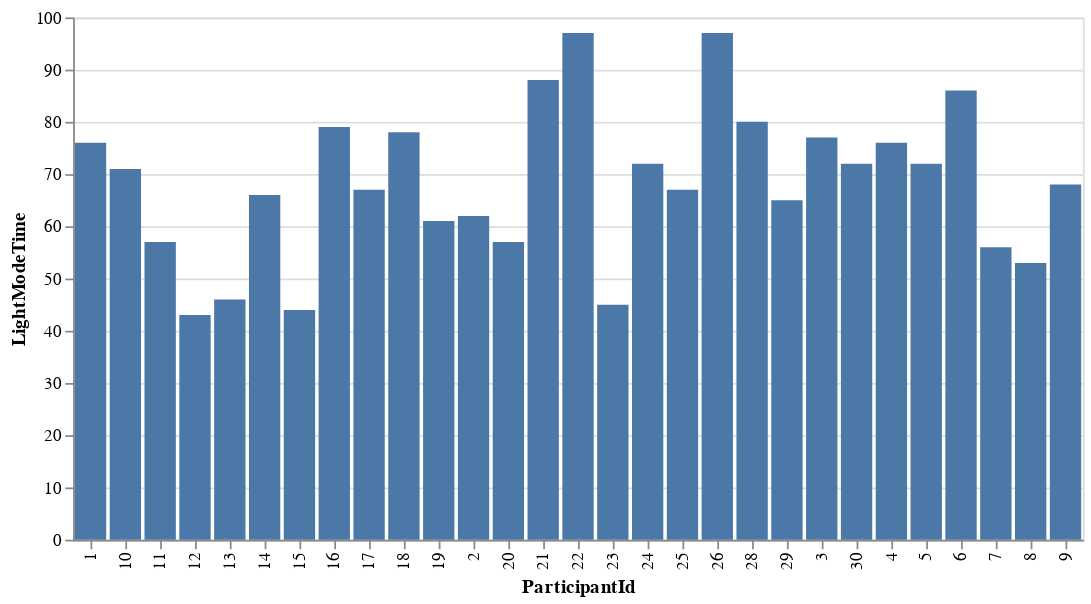

Write notebook code for a chart like this one.
### Markdown cell above
# Data Visualization

### Code cell
alt.Chart(data).mark_bar().encode(
    x='ParticipantId',
    y='LightModeTime'
)

### Figure 1 — Vega-Lite specification as saved in the notebook (floating-point values rounded to 4 significant figures)
{"config": {"view": {"continuousWidth": 400, "continuousHeight": 300}}, "data": {"name": "data-557ebe95bf2c251ed8896bae9a86386d"}, "mark": "bar", "encoding": {"x": {"field": "ParticipantId", "type": "nominal"}, "y": {"field": "LightModeTime", "type": "quantitative"}}, "$schema": "https://vega.github.io/schema/vega-lite/v4.17.0.json", "datasets": {"data-557ebe95bf2c251ed8896bae9a86386d": [{"ParticipantId": "1", "Experimenter": "Team", "Informed Consent": "Yes", "LightModeTime": 76, "LightModeAccuracy": 0.96, "DarkModeTime": 75, "DarkModeAccuracy": 0.97, "Comfortability_1": "Somewhat agree", "Comfortability_2": "Somewhat disagree", "Comfortability_3": "Agree", "Comfortability_4": "Agree", "Comfortability_5": "Somewhat disagree", "OverallDarkComfortScore": 7, "OverallLightComfortScore": 13, "time_diff": -1, "accuracy_diff": 0.01, "comfort_diff": -6}, {"ParticipantId": "2", "Experimenter": "Team", "Informed Consent": "Yes", "LightModeTime": 62, "LightModeAccuracy": 0.97, "DarkModeTime": 60, "DarkModeAccuracy": 0.96, "Comfortability_1": "Agree", "Comfortability_2": "Agree", "Comfortability_3": "Agree", "Comfortability_4": "Agree", "Comfortability_5": "Agree", "OverallDarkComfortScore": 14, "OverallLightComfortScore": 10, "time_diff": -2, "accuracy_diff": -0.01, "comfort_diff": 4}, {"ParticipantId": "3", "Experimenter": "Team", "Informed Consent": "Yes", "LightModeTime": 77, "LightModeAccuracy": 0.96, "DarkModeTime": 72, "DarkModeAccuracy": 0.97, "Comfortability_1": "Strongly agree", "Comfortability_2": "Strongly agree", "Comfortability_3": "Strongly agree", "Comfortability_4": "Strongly agree", "Comfortability_5": "Agree", "OverallDarkComfortScore": 16, "OverallLightComfortScore": 12, "time_diff": -5, "accuracy_diff": 0.01, "comfort_diff": 4}, {"ParticipantId": "4", "Experimenter": "Team", "Informed Consent": "Yes", "LightModeTime": 76, "LightModeAccuracy": 0.97, "DarkModeTime": 98, "DarkModeAccuracy": 0.92, "Comfortability_1": "Somewhat disagree", "Comfortability_2": "Somewhat agree", "Comfortability_3": "Agree", "Comfortability_4": "Neither agree nor disagree", "Comfortability_5": "Somewhat agree", "OverallDarkComfortScore": 9, "OverallLightComfortScore": 9, "time_diff": 22, "accuracy_diff": -0.05, "comfort_diff": 0}, {"ParticipantId": "5", "Experimenter": "Team", "Informed Consent": "Yes", "LightModeTime": 72, "LightModeAccuracy": 0.96, "DarkModeTime": 77, "DarkModeAccuracy": 0.96, "Comfortability_1": "Strongly agree", "Comfortability_2": "Strongly agree", "Comfortability_3": "Agree", "Comfortability_4": "Agree", "Comfortability_5": "Agree", "OverallDarkComfortScore": 16, "OverallLightComfortScore": 10, "time_diff": 5, "accuracy_diff": 0.0, "comfort_diff": 6}, {"ParticipantId": "6", "Experimenter": "Team", "Informed Consent": "Yes", "LightModeTime": 86, "LightModeAccuracy": 0.96, "DarkModeTime": 88, "DarkModeAccuracy": 0.96, "Comfortability_1": "Strongly agree", "Comfortability_2": "Somewhat agree", "Comfortability_3": "Strongly agree", "Comfortability_4": "Strongly agree", "Comfortability_5": "Neither agree nor disagree", "OverallDarkComfortScore": 12, "OverallLightComfortScore": 14, "time_diff": 2, "accuracy_diff": 0.0, "comfort_diff": -2}, {"ParticipantId": "7", "Experimenter": "Team", "Informed Consent": "Yes", "LightModeTime": 56, "LightModeAccuracy": 0.97, "DarkModeTime": 54, "DarkModeAccuracy": 0.96, "Comfortability_1": "Somewhat disagree", "Comfortability_2": "Somewhat disagree", "Comfortability_3": "Strongly agree", "Comfortability_4": "Strongly agree", "Comfortability_5": "Somewhat disagree", "OverallDarkComfortScore": 5, "OverallLightComfortScore": 15, "time_diff": -2, "accuracy_diff": -0.01, "comfort_diff": -10}, {"ParticipantId": "8", "Experimenter": "Team", "Informed Consent": "Yes", "LightModeTime": 53, "LightModeAccuracy": 0.95, "DarkModeTime": 53, "DarkModeAccuracy": 0.94, "Comfortability_1": "Strongly agree", "Comfortability_2": "Agree", "Comfortability_3": "Strongly agree", "Comfortability_4": "Strongly agree", "Comfortability_5": "Disagree", "OverallDarkComfortScore": 11, "OverallLightComfortScore": 16, "time_diff": 0, "accuracy_diff": -0.01, "comfort_diff": -5}, {"ParticipantId": "9", "Experimenter": "Team", "Informed Consent": "Yes", "LightModeTime": 68, "LightModeAccuracy": 0.96, "DarkModeTime": 79, "DarkModeAccuracy": 0.97, "Comfortability_1": "Neither agree nor disagree", "Comfortability_2": "Disagree", "Comfortability_3": "Somewhat disagree", "Comfortability_4": "Strongly agree", "Comfortability_5": "Somewhat agree", "OverallDarkComfortScore": 7, "OverallLightComfortScore": 9, "time_diff": 11, "accuracy_diff": 0.01, "comfort_diff": -2}, {"ParticipantId": "10", "Experimenter": "Team", "Informed Consent": "Yes", "LightModeTime": 71, "LightModeAccuracy": 0.96, "DarkModeTime": 73, "DarkModeAccuracy": 0.95, "Comfortability_1": "Strongly agree", "Comfortability_2": "Strongly agree", "Comfortability_3": "Somewhat agree", "Comfortability_4": "Somewhat agree", "Comfortability_5": "Strongly agree", "OverallDarkComfortScore": 17, "OverallLightComfortScore": 7, "time_diff": 2, "accuracy_diff": -0.01, "comfort_diff": 10}, {"ParticipantId": "11", "Experimenter": "Team", "Informed Consent": "Yes", "LightModeTime": 57, "LightModeAccuracy": 0.94, "DarkModeTime": 74, "DarkModeAccuracy": 0.9, "Comfortability_1": "Strongly agree", "Comfortability_2": "Strongly agree", "Comfortability_3": "Strongly agree", "Comfortability_4": "Strongly agree", "Comfortability_5": "Somewhat agree", "OverallDarkComfortScore": 15, "OverallLightComfortScore": 13, "time_diff": 17, "accuracy_diff": -0.04, "comfort_diff": 2}, {"ParticipantId": "12", "Experimenter": "Team", "Informed Consent": "Yes", "LightModeTime": 43, "LightModeAccuracy": 0.97, "DarkModeTime": 46, "DarkModeAccuracy": 0.94, "Comfortability_1": "Agree", "Comfortability_2": "Somewhat agree", "Comfortability_3": "Somewhat agree", "Comfortability_4": "Somewhat agree", "Comfortability_5": "Neither agree nor disagree", "OverallDarkComfortScore": 11, "OverallLightComfortScore": 10, "time_diff": 3, "accuracy_diff": -0.03, "comfort_diff": 1}, {"ParticipantId": "13", "Experimenter": "Team", "Informed Consent": "Yes", "LightModeTime": 46, "LightModeAccuracy": 0.93, "DarkModeTime": 41, "DarkModeAccuracy": 0.94, "Comfortability_1": "Strongly agree", "Comfortability_2": "Strongly agree", "Comfortability_3": "Agree", "Comfortability_4": "Agree", "Comfortability_5": "Strongly agree", "OverallDarkComfortScore": 17, "OverallLightComfortScore": 9, "time_diff": -5, "accuracy_diff": 0.01, "comfort_diff": 8}, {"ParticipantId": "14", "Experimenter": "Team", "Informed Consent": "Yes", "LightModeTime": 66, "LightModeAccuracy": 0.88, "DarkModeTime": 67, "DarkModeAccuracy": 0.9, "Comfortability_1": "Agree", "Comfortability_2": "Agree", "Comfortability_3": "Disagree", "Comfortability_4": "Agree", "Comfortability_5": "Somewhat agree", "OverallDarkComfortScore": 13, "OverallLightComfortScore": 7, "time_diff": 1, "accuracy_diff": 0.02, "comfort_diff": 6}, {"ParticipantId": "15", "Experimenter": "Team", "Informed Consent": "Yes", "LightModeTime": 44, "LightModeAccuracy": 0.89, "DarkModeTime": 56, "DarkModeAccuracy": 0.85, "Comfortability_1": "Somewhat agree", "Comfortability_2": "Agree", "Comfortability_3": "Agree", "Comfortability_4": "Agree", "Comfortability_5": "Neither agree nor disagree", "OverallDarkComfortScore": 11, "OverallLightComfortScore": 12, "time_diff": 12, "accuracy_diff": -0.04, "comfort_diff": -1}, {"ParticipantId": "16", "Experimenter": "Oliver", "Informed Consent": "Yes", "LightModeTime": 79, "LightModeAccuracy": 0.94, "DarkModeTime": 72, "DarkModeAccuracy": 0.95, "Comfortability_1": "Somewhat disagree", "Comfortability_2": "Neither agree nor disagree", "Comfortability_3": "Agree", "Comfortability_4": "Agree", "Comfortability_5": "Somewhat disagree", "OverallDarkComfortScore": 6, "OverallLightComfortScore": 13, "time_diff": -7, "accuracy_diff": 0.01, "comfort_diff": -7}, {"ParticipantId": "17", "Experimenter": "Lawrence", "Informed Consent": "Yes", "LightModeTime": 67, "LightModeAccuracy": 0.97, "DarkModeTime": 71, "DarkModeAccuracy": 0.93, "Comfortability_1": "Somewhat agree", "Comfortability_2": "Disagree", "Comfortability_3": "Agree", "Comfortability_4": "Agree", "Comfortability_5": "Disagree", "OverallDarkComfortScore": 5, "OverallLightComfortScore": 14, "time_diff": 4, "accuracy_diff": -0.04, "comfort_diff": -9}, {"ParticipantId": "18", "Experimenter": "Oliver", "Informed Consent": "Yes", "LightModeTime": 78, "LightModeAccuracy": 0.92, "DarkModeTime": 80, "DarkModeAccuracy": 0.93, "Comfortability_1": "Strongly agree", "Comfortability_2": "Agree", "Comfortability_3": "Neither agree nor disagree", "Comfortability_4": "Somewhat agree", "Comfortability_5": "Strongly agree", "OverallDarkComfortScore": 16, "OverallLightComfortScore": 6, "time_diff": 2, "accuracy_diff": 0.01, "comfort_diff": 10}, {"ParticipantId": "19", "Experimenter": "Oliver", "Informed Consent": "Yes", "LightModeTime": 61, "LightModeAccuracy": 0.95, "DarkModeTime": 55, "DarkModeAccuracy": 0.96, "Comfortability_1": "Agree", "Comfortability_2": "Agree", "Comfortability_3": "Agree", "Comfortability_4": "Agree", "Comfortability_5": "Somewhat agree", "OverallDarkComfortScore": 13, "OverallLightComfortScore": 11, "time_diff": -6, "accuracy_diff": 0.01, "comfort_diff": 2}, {"ParticipantId": "20", "Experimenter": "Oliver", "Informed Consent": "Yes", "LightModeTime": 57, "LightModeAccuracy": 0.96, "DarkModeTime": 56, "DarkModeAccuracy": 0.99, "Comfortability_1": "Agree", "Comfortability_2": "Neither agree nor disagree", "Comfortability_3": "Agree", "Comfortability_4": "Neither agree nor disagree", "Comfortability_5": "Somewhat disagree", "OverallDarkComfortScore": 9, "OverallLightComfortScore": 11, "time_diff": -1, "accuracy_diff": 0.03, "comfort_diff": -2}, {"ParticipantId": "21", "Experimenter": "Oliver", "Informed Consent": "Yes", "LightModeTime": 88, "LightModeAccuracy": 0.97, "DarkModeTime": 92, "DarkModeAccuracy": 0.98, "Comfortability_1": "Strongly agree", "Comfortability_2": "Strongly agree", "Comfortability_3": "Somewhat disagree", "Comfortability_4": "Somewhat agree", "Comfortability_5": "Strongly agree", "OverallDarkComfortScore": 17, "OverallLightComfortScore": 5, "time_diff": 4, "accuracy_diff": 0.01, "comfort_diff": 12}, {"ParticipantId": "22", "Experimenter": "Lawrence", "Informed Consent": "Yes", "LightModeTime": 97, "LightModeAccuracy": 0.93, "DarkModeTime": 107, "DarkModeAccuracy": 0.93, "Comfortability_1": "Agree", "Comfortability_2": "Agree", "Comfortability_3": "Agree", "Comfortability_4": "Disagree", "Comfortability_5": "Agree", "OverallDarkComfortScore": 14, "OverallLightComfortScore": 6, "time_diff": 10, "accuracy_diff": 0.0, "comfort_diff": 8}, {"ParticipantId": "23", "Experimenter": "Lawrence", "Informed Consent": "Yes", "LightModeTime": 45, "LightModeAccuracy": 0.93, "DarkModeTime": 48, "DarkModeAccuracy": 0.96, "Comfortability_1": "Strongly agree", "Comfortability_2": "Strongly agree", "Comfortability_3": "Strongly agree", "Comfortability_4": "Strongly agree", "Comfortability_5": "Disagree", "OverallDarkComfortScore": 12, "OverallLightComfortScore": 16, "time_diff": 3, "accuracy_diff": 0.03, "comfort_diff": -4}, {"ParticipantId": "24", "Experimenter": "Lawrence", "Informed Consent": "Yes", "LightModeTime": 72, "LightModeAccuracy": 0.85, "DarkModeTime": 70, "DarkModeAccuracy": 0.86, "Comfortability_1": "Somewhat agree", "Comfortability_2": "Somewhat disagree", "Comfortability_3": "Agree", "Comfortability_4": "Strongly agree", "Comfortability_5": "Somewhat disagree", "OverallDarkComfortScore": 7, "OverallLightComfortScore": 14, "time_diff": -2, "accuracy_diff": 0.01, "comfort_diff": -7}, {"ParticipantId": "25", "Experimenter": "Lawrence", "Informed Consent": "Yes", "LightModeTime": 67, "LightModeAccuracy": 0.89, "DarkModeTime": 61, "DarkModeAccuracy": 0.96, "Comfortability_1": "Strongly agree", "Comfortability_2": "Somewhat agree", "Comfortability_3": "Somewhat disagree", "Comfortability_4": "Agree", "Comfortability_5": "Agree", "OverallDarkComfortScore": 14, "OverallLightComfortScore": 7, "time_diff": -6, "accuracy_diff": 0.07, "comfort_diff": 7}, {"ParticipantId": "26", "Experimenter": "Kevin", "Informed Consent": "Yes", "LightModeTime": 97, "LightModeAccuracy": 0.97, "DarkModeTime": 102, "DarkModeAccuracy": 0.96, "Comfortability_1": "Neither agree nor disagree", "Comfortability_2": "Neither agree nor disagree", "Comfortability_3": "Strongly agree", "Comfortability_4": "Strongly agree", "Comfortability_5": "Strongly disagree", "OverallDarkComfortScore": 5, "OverallLightComfortScore": 17, "time_diff": 5, "accuracy_diff": -0.01, "comfort_diff": -12}, {"ParticipantId": "28", "Experimenter": "Kevin", "Informed Consent": "Yes", "LightModeTime": 80, "LightModeAccuracy": 0.98, "DarkModeTime": 72, "DarkModeAccuracy": 0.96, "Comfortability_1": "Strongly agree", "Comfortability_2": "Strongly agree", "Comfortability_3": "Somewhat disagree", "Comfortability_4": "Somewhat disagree", "Comfortability_5": "Strongly agree", "OverallDarkComfortScore": 17, "OverallLightComfortScore": 3, "time_diff": -8, "accuracy_diff": -0.02, "comfort_diff": 14}, {"ParticipantId": "29", "Experimenter": "Kevin", "Informed Consent": "Yes", "LightModeTime": 65, "LightModeAccuracy": 0.96, "DarkModeTime": 69, "DarkModeAccuracy": 0.95, "Comfortability_1": "Strongly agree", "Comfortability_2": "Strongly agree", "Comfortability_3": "Strongly agree", "Comfortability_4": "Strongly agree", "Comfortability_5": "Neither agree nor disagree", "OverallDarkComfortScore": 14, "OverallLightComfortScore": 14, "time_diff": 4, "accuracy_diff": -0.01, "comfort_diff": 0}, {"ParticipantId": "30", "Experimenter": "Kevin", "Informed Consent": "Yes", "LightModeTime": 72, "LightModeAccuracy": 0.94, "DarkModeTime": 67, "DarkModeAccuracy": 0.97, "Comfortability_1": "Strongly agree", "Comfortability_2": "Strongly agree", "Comfortability_3": "Strongly agree", "Comfortability_4": "Strongly agree", "Comfortability_5": "Strongly agree", "OverallDarkComfortScore": 17, "OverallLightComfortScore": 11, "time_diff": -5, "accuracy_diff": 0.03, "comfort_diff": 6}]}}
